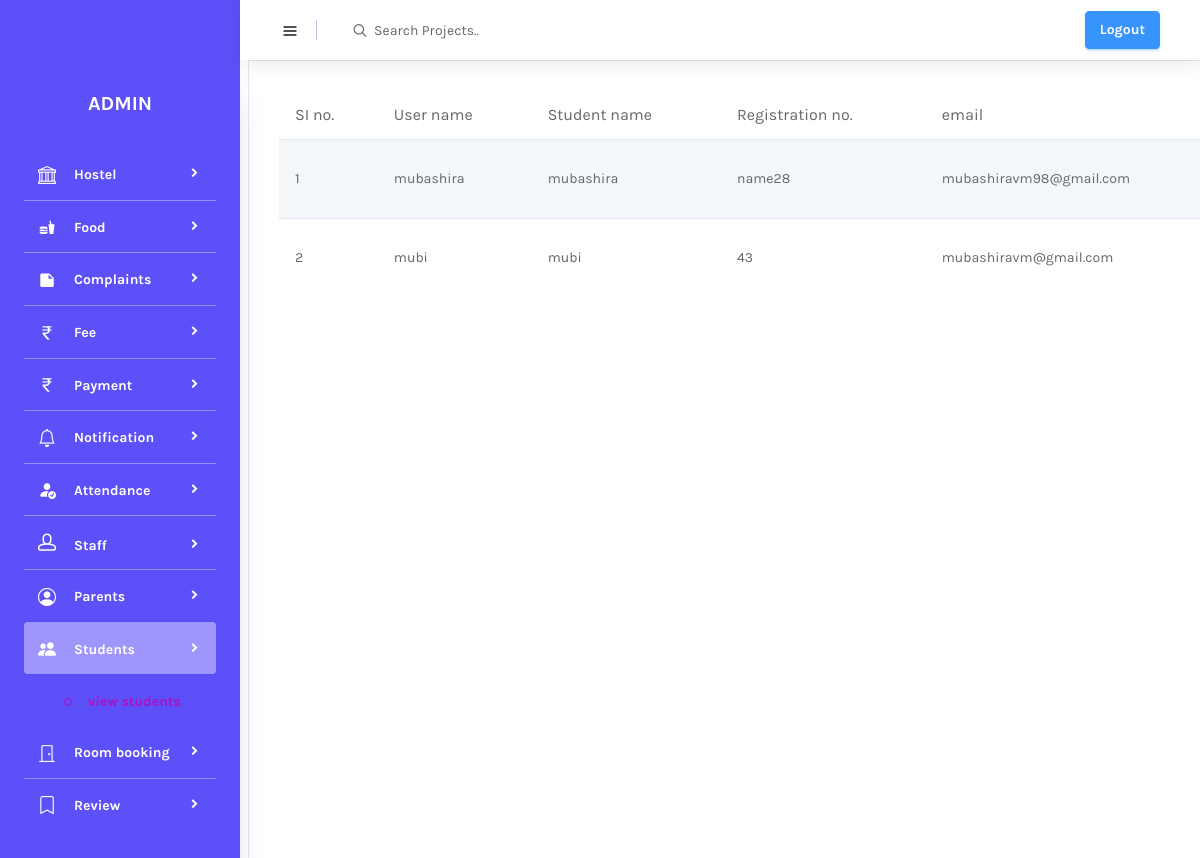
/viewstudents (signed in), run on the app's committed database.
### APP/models.py (models this page shows, shortened)
class Student_register(models.Model):
    user = models.OneToOneField(Login_view,on_delete=models.CASCADE,related_name='student',null=True)
    name = models.CharField(max_length=250)
    registration_id = models.CharField(max_length=250)
    email = models.EmailField(max_length=250)
    date_of_birth = models.DateField()
    phone = models.IntegerField()
    address = models.CharField(max_length=250)
    photo = models.ImageField(upload_to='image')
    approval_status = models.IntegerField(default=0)

class Login_view(AbstractUser):
    is_student = models.BooleanField(default=False)
    is_parent = models.BooleanField(default=False)

### APP/adminviews.py (the view)
# urls.py: path('viewstudents',adminviews.viewstudents,name='viewstudents'),
@login_required(login_url='mainpage')
def viewstudents(request):
    data = Student_register.objects.all()
    return render(request,'viewstudent.html',{'data':data})

### templates/viewstudent.html (shortened to what this page needs)
{% extends 'admin.html' %}
{% load crispy_forms_tags %}
{% block content %}
<div class="col-lg-12 grid-margin stretch-card">
              <div class="card">
                <div class="card-body">
                  <div class="table-responsive">
                    <table class="table table-striped">
                      <thead>
                        <tr>
                          <th>SI no.</th>
                            <th>User name</th>
                            <th>Student name</th>
                            <th>Registration no.</th>
                            <th>email</th>
                        </tr>
                      </thead>
                      <tbody>
                      {% for i in data %}
                        <tr>
                         <td>{{forloop.counter}}</td>
                          <td>{{i.user}}</td>
                          <td>{{i.name}}</td>
                          <td>{{i.registration_id}}</td>
                          <td>{{i.email}}</td>
                        </tr>
                      {% endfor %}
                      </tbody>
                    </table>
                  </div>
                </div>
              </div>
            </div>
{% endblock %}

### data on the page
Student_register: user "mubashira", name "mubashira", registration_id "name28", email "mubashiravm98@gmail.com"
Student_register: user "mubi", name "mubi", registration_id "43", email "mubashiravm@gmail.com"
